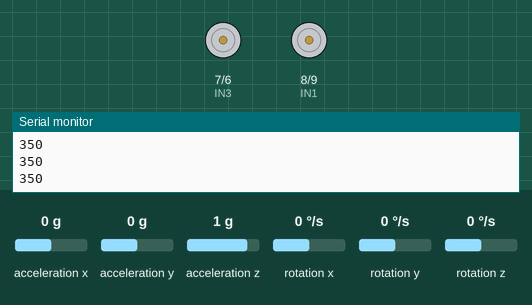
The sketch below on a simulated Arduino Uno, built with avr-gcc and run on an emulated ATmega328P. Parts: motor-driver pin pairs drawn as motors (green arrow = first pin HIGH = forward, orange = second pin HIGH = backward, longer = more drive), the last lines printed to the serial monitor. Inputs (shaded band) come from the test bench; at power-on: acceleration x 0 g, acceleration y 0 g, acceleration z 1 g, rotation x 0 °/s, rotation y 0 °/s, rotation z 0 °/s.

Above: at 1.2 s.
1.3 s: acceleration x set to -0.3 g
2.8 s: acceleration x set to -0.6 g
At 3.6 s:
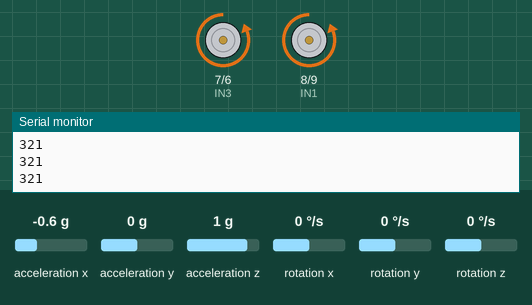
4.3 s: acceleration y set to -0.7 g
5.8 s: acceleration y set to -1 g
At 6.5 s:
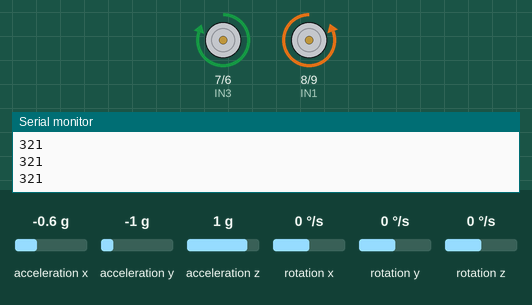
7.3 s: acceleration x set to 0.8 g
At 8.0 s:
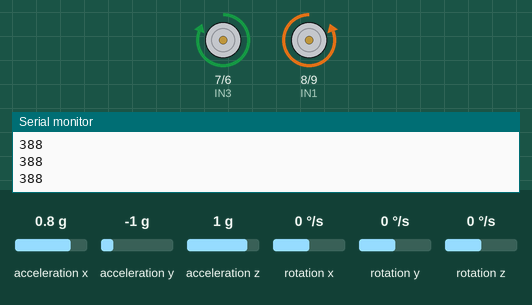
8.8 s: acceleration y set to -0.8 g
At 10.0 s:
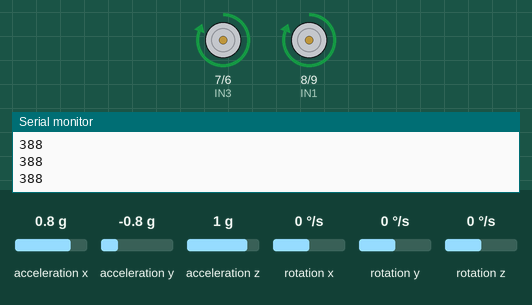
Timing chart, 0 to 11.3 s (numbered marks = the images above; inputs shaded):
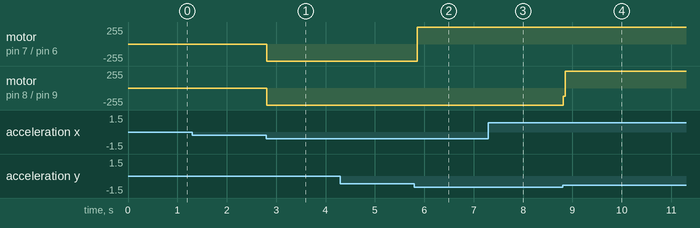

Measured:
- the behaviour switches between -0.4 and -0.5 g on acceleration x (found by bisection; images 0 and 1)
- the behaviour switches between -0.8 and -0.9 g on acceleration y (found by bisection; images 1 and 2)
- after the input at 2.8 s, motor on pin 7 (IN3) / pin 6 (IN4), motor on pin 8 (IN1) / pin 9 (IN2): stopped → backward 255/255 at once
- after the input at 5.8 s, motor on pin 7 (IN3) / pin 6 (IN4): backward 255/255 → forward 253/255 after 0.06 s
- after the input at 7.3 s, motor on pin 7 (IN3) / pin 6 (IN4): forward 253/255 → forward 255/255 at once
- after the input at 8.8 s, motor on pin 8 (IN1) / pin 9 (IN2): backward 255/255 → forward 255/255 at once

The sketch:

code.ino
```cpp
#include <SPI.h>        //SPI library for communicate with the nRF24L01+
#include "Wire.h"       //For communicate
#include "I2Cdev.h"     //For communicate with MPU6050
#include "MPU6050.h"    //The main library of the MPU6050


//Define the object to access and cotrol the Gyro and Accelerometer (We don't use the Gyro data)
MPU6050 mpu;
int16_t ax, ay, az;
int16_t gx, gy, gz;
const int IN1 = 8;    //Right Motor (-)
const int IN2 = 9;    //Right Motor (+)
const int IN3 = 7;    //Left Motor (+)
const int IN4 = 6;    //Right Motor (-)

//Define packet for the direction (X axis and Y axis)
int data[2];

void setup(void){
    //Define the motor pins as OUTPUT
  pinMode(IN1, OUTPUT);
  pinMode(IN2, OUTPUT);
  pinMode(IN3, OUTPUT);
  pinMode(IN4, OUTPUT);

  Serial.begin(9600);
  Wire.begin();
  mpu.initialize();              //Initialize the MPU object
}

void loop(void){

  //With this function, the acceleration and gyro values of the axes are taken.
  //If you want to control the car axis differently, you can change the axis name in the map command.
  mpu.getMotion6(&ax, &ay, &az, &gx, &gy, &gz);

  //In two-way control, the X axis (data [0]) of the MPU6050 allows the robot to move forward and backward.
  //Y axis (data [0]) allows the robot to right and left turn.
  data[0] = map(ax, -17000, 17000, 300, 400 ); //Send X axis data
  Serial.println(data[0]);
  data[1] = map(ay, -17000, 17000, 100, 200);  //Send Y axis data

      if(data[0] > 375){
      //forward

      digitalWrite(IN1, HIGH);
      digitalWrite(IN2, LOW);
      digitalWrite(IN3, HIGH);
      digitalWrite(IN4, LOW);
    }

    if(data[0] < 330){
      //backward

      digitalWrite(IN1, LOW);
      digitalWrite(IN2, HIGH);
      digitalWrite(IN3, LOW);
      digitalWrite(IN4, HIGH);
    }

    if(data[1] > 180){
      //left

      digitalWrite(IN1, HIGH);
      digitalWrite(IN2, LOW);
      digitalWrite(IN3, LOW);
      digitalWrite(IN4, HIGH);
    }

    if(data[1] < 110){
      //right

      digitalWrite(IN1, LOW);
      digitalWrite(IN2, HIGH);
      digitalWrite(IN3, HIGH);
      digitalWrite(IN4, LOW);
    }

    if(data[0] > 330 && data[0] < 360 && data[1] > 130 && data[1] < 160){
      //stop car
      digitalWrite(IN1, LOW);
      digitalWrite(IN2, LOW);
      digitalWrite(IN3, LOW);
      digitalWrite(IN4, LOW);
    }
  }
```
